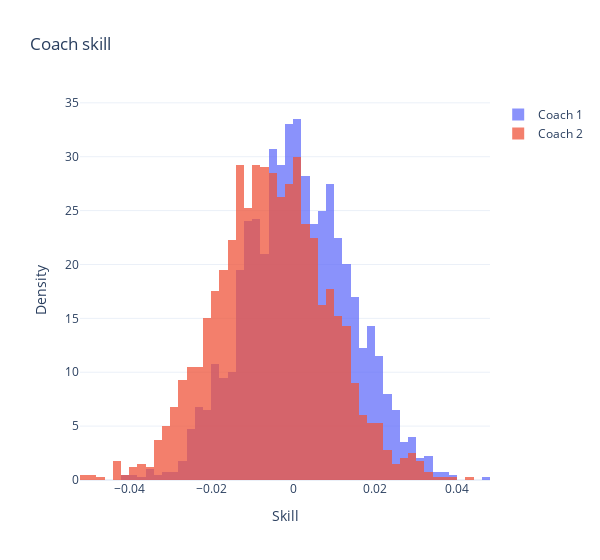

Notebook code cell kept with this figure:
### Code cell
# Plot the results
fig = go.Figure()
fig.add_trace(go.Histogram(x=samples["coach1_skill"].detach().squeeze(), histnorm='probability density', name="Coach 1", opacity=0.75))
fig.add_trace(go.Histogram(x=samples["coach2_skill"].detach().squeeze(), histnorm='probability density', name="Coach 2", opacity=0.75))
fig.update_layout(barmode='overlay', xaxis_title="Skill", yaxis_title="Density", title="Coach skill", width=600)
fig.show()

### Figure 1 — Plotly figure (JSON) as saved in the notebook; plotly's stock layout.template omitted (floating-point values rounded to 4 significant figures; data arrays with more than 128 entries replaced by an {"elided": "..."} marker saying what was removed)
{"data": [{"histnorm": "probability density", "name": "Coach 1", "opacity": 0.75, "type": "histogram", "x": {"elided": "2000 float values"}}, {"histnorm": "probability density", "name": "Coach 2", "opacity": 0.75, "type": "histogram", "x": {"elided": "2000 float values"}}], "layout": {"barmode": "overlay", "title": {"text": "Coach skill"}, "width": 600, "xaxis": {"title": {"text": "Skill"}}, "yaxis": {"title": {"text": "Density"}}}}
